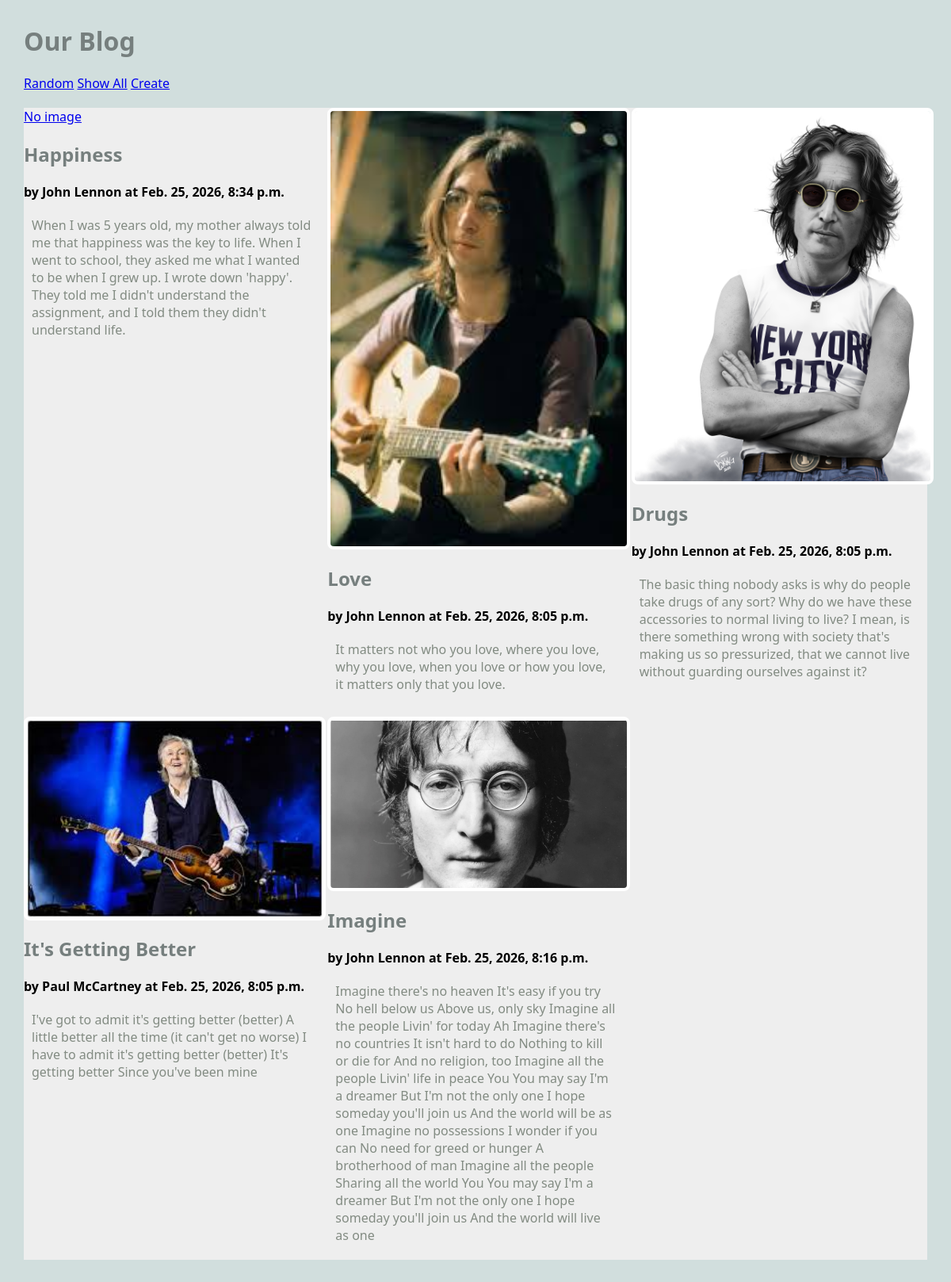
/blog/show_all, run on the app's committed database.
### blog/models.py (models this page shows, shortened)
class Article(models.Model):
    title = models.TextField(blank=False)
    author = models.TextField(blank=False)
    text = models.TextField(blank=False)
    published = models.DateTimeField(auto_now=True)
    image_file = models.ImageField(blank=True) # an actual image

### blog/views.py (the view)
# urls.py: path('show_all', ShowAllView.as_view(), name='show_all'), # generic class-based view
class ShowAllView(ListView):
    model = Article # retrieve objects of type Article from the database
    template_name = 'blog/show_all.html'
    context_object_name = 'articles' # how to find the data in the template file

### blog/templates/blog/show_all.html (shortened to what this page needs)
{% extends 'blog/base.html' %}
{% block content %}
<main class="grid-container">
    {% for a in articles %}
    <article>
        <a href="{% url 'article' a.pk %}">
        {% if a.image_file %}
        <img src="{{a.image_file.url}}" alt="">
        {% else %}
        No image
        {% endif %}
        </a>
        <div>
        <h2>{{a.title}}</h2>
        <strong>by {{a.author}} at {{a.published}}</strong>
        <p>
        {{a.text}}
        </p>
        </div>
    </article>
    {% endfor %}
</main>
{% endblock %}

### blog/templates/blog/base.html (shortened to what this page needs)
{% load static %}
<html>
    <head>
        <link rel="stylesheet" href="{% static '/styles/styles-blog.css' %}">
    </head>
    <body>
        <head>
            <h1>Our Blog</h1>
            <nav>
                <ul>
                    <li><a href="{% url 'random' %}">Random</a></li>
                    <li><a href="{% url 'show_all' %}">Show All</a></li>
                    <li><a href="{% url 'create_article' %}">Create</a></li>
                </ul>
            </nav>
        </head>
        {% block content %}
        {% endblock %}
    </body>
</html>

### static/styles/styles-blog.css (style rules this page uses)
body { margin: 30px; background: #d1dedd; font-family:'Segoe UI', Tahoma, Geneva, Verdana, sans-serif; }
ul, li { padding: 0px; list-style-type: none; }
h1, h2, h3 { color: #767f7e; }
p { color: #828b82; }
.grid-container { background: #eee; max-width: 900px; display: grid; grid-template-columns: repeat(3, 1fr); grid-gap: 10px; max-width: 1200px; margin: 20px auto; }
article img, article.featured img { width: 100%; border: 4px solid #fff; border-radius: 8px; }
article p, article h3 { margin: 20px 10px; }
nav li { display: inline; }

### data on the page
Article: image_file "No image", title "Happiness", author "John Lennon", published "Feb. 25, 2026, 8:34 p.m.", text "When I was 5 years old, my mother always told me that happiness was the key to life. When I went to school, they asked me what I wanted to be when I grew up. I wrote down 'happy'. They told me I didn't understand the assignment, and I told them they didn't understand life."
Article: image_file (picture), title "Love", author "John Lennon", published "Feb. 25, 2026, 8:05 p.m.", text "It matters not who you love, where you love, why you love, when you love or how you love, it matters only that you love."
Article: image_file (picture), title "Drugs", author "John Lennon", published "Feb. 25, 2026, 8:05 p.m.", text "The basic thing nobody asks is why do people take drugs of any sort? Why do we have these accessories to normal living to live? I mean, is there something wrong with society that's making us so pressurized, that we cannot live without guarding ourselves against it?"
Article: image_file (picture), title "It's Getting Better", author "Paul McCartney", published "Feb. 25, 2026, 8:05 p.m.", text "I've got to admit it's getting better (better) A little better all the time (it can't get no worse) I have to admit it's getting better (better) It's getting better Since you've been mine"
Article: image_file (picture), title "Imagine", author "John Lennon", published "Feb. 25, 2026, 8:16 p.m.", text "Imagine there's no heaven It's easy if you try No hell below us Above us, only sky Imagine all the people Livin' for today Ah Imagine there's no countries It isn't hard to do Nothing to kill or die for And no religion, too Imagine all the people Livin' life in peace You You may say I'm a dreamer But I'm not the only one I hope someday you'll join us And the world will be as one Imagine no possessions I wonder if you can No need for greed or hunger A brotherhood of man Imagine all the people Sharing all the world You You may say I'm a dreamer But I'm not the only one I hope someday you'll join us And the world will live as one"
